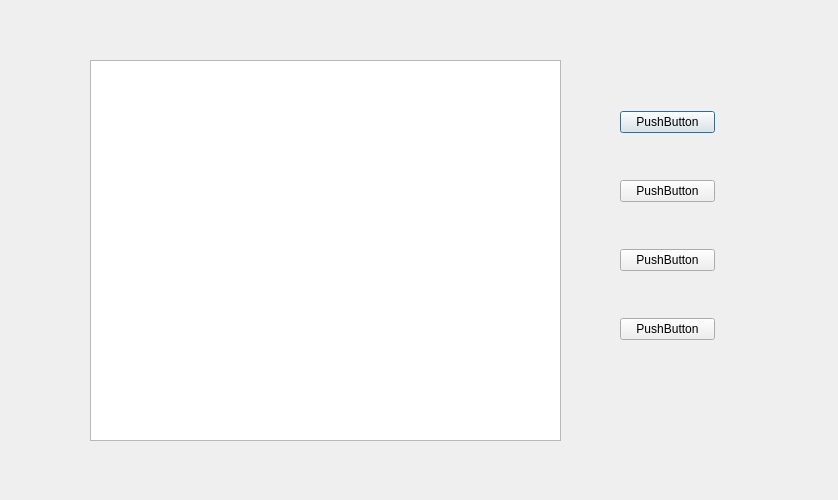
<?xml version="1.0" encoding="UTF-8"?>
<ui version="4.0">
 <class>przepisy</class>
 <widget class="QDialog" name="przepisy">
  <property name="geometry">
   <rect>
    <x>0</x>
    <y>0</y>
    <width>838</width>
    <height>500</height>
   </rect>
  </property>
  <property name="windowTitle">
   <string>Dialog</string>
  </property>
  <widget class="QTableView" name="tableView_przepisy">
   <property name="geometry">
    <rect>
     <x>90</x>
     <y>60</y>
     <width>471</width>
     <height>381</height>
    </rect>
   </property>
  </widget>
  <widget class="QWidget" name="">
   <property name="geometry">
    <rect>
     <x>620</x>
     <y>70</y>
     <width>95</width>
     <height>311</height>
    </rect>
   </property>
   <layout class="QGridLayout" name="gridLayout">
    <item row="0" column="0">
     <widget class="QPushButton" name="sniadaniep">
      <property name="text">
       <string>PushButton</string>
      </property>
     </widget>
    </item>
    <item row="1" column="0">
     <widget class="QPushButton" name="sniadanie2p">
      <property name="text">
       <string>PushButton</string>
      </property>
     </widget>
    </item>
    <item row="2" column="0">
     <widget class="QPushButton" name="obiadp">
      <property name="text">
       <string>PushButton</string>
      </property>
     </widget>
    </item>
    <item row="3" column="0">
     <widget class="QPushButton" name="kolacjap">
      <property name="text">
       <string>PushButton</string>
      </property>
     </widget>
    </item>
   </layout>
  </widget>
 </widget>
 <resources/>
 <connections/>
</ui>
